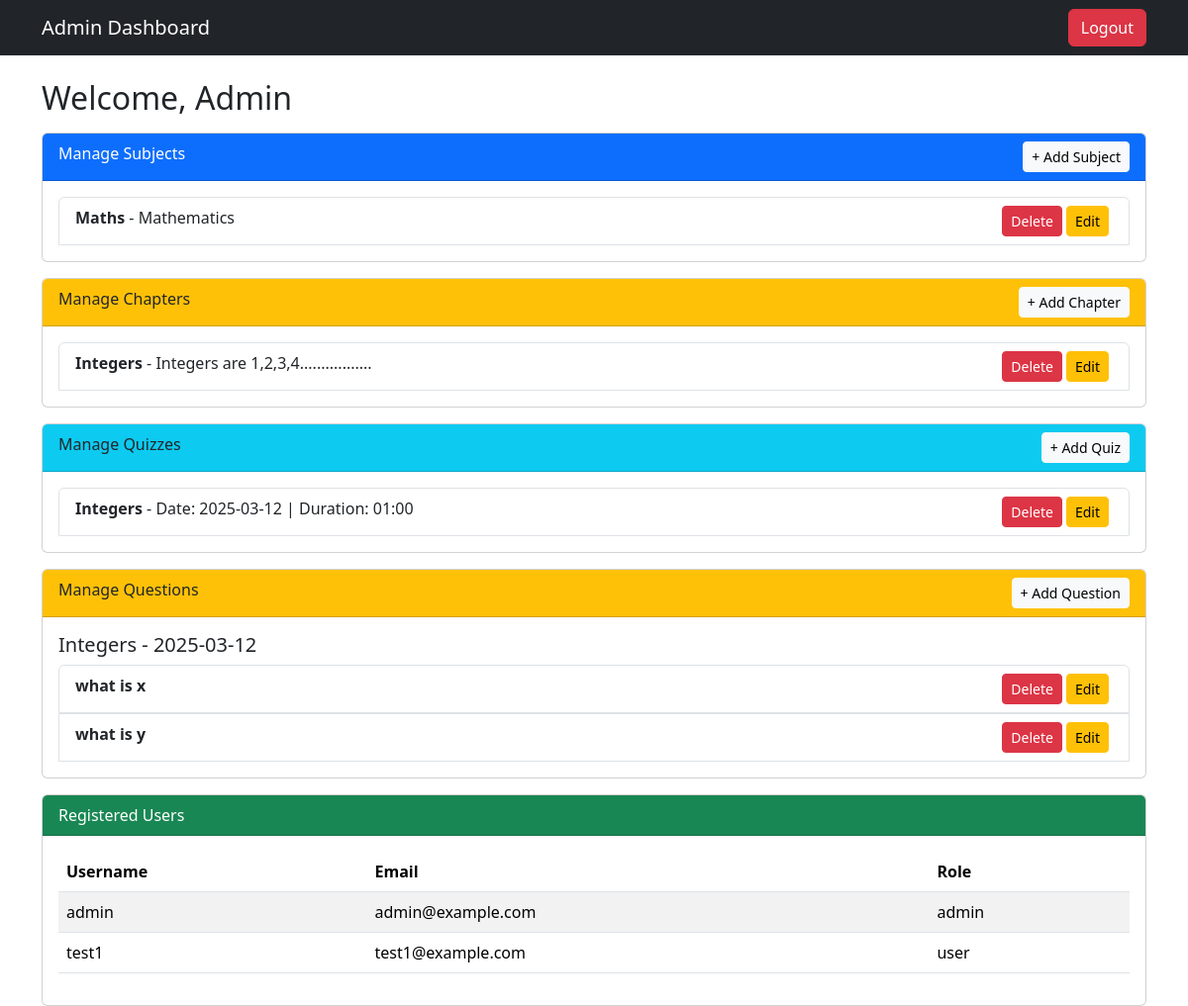
The page /admin_dashboard (signed in) on the database as committed earlier.
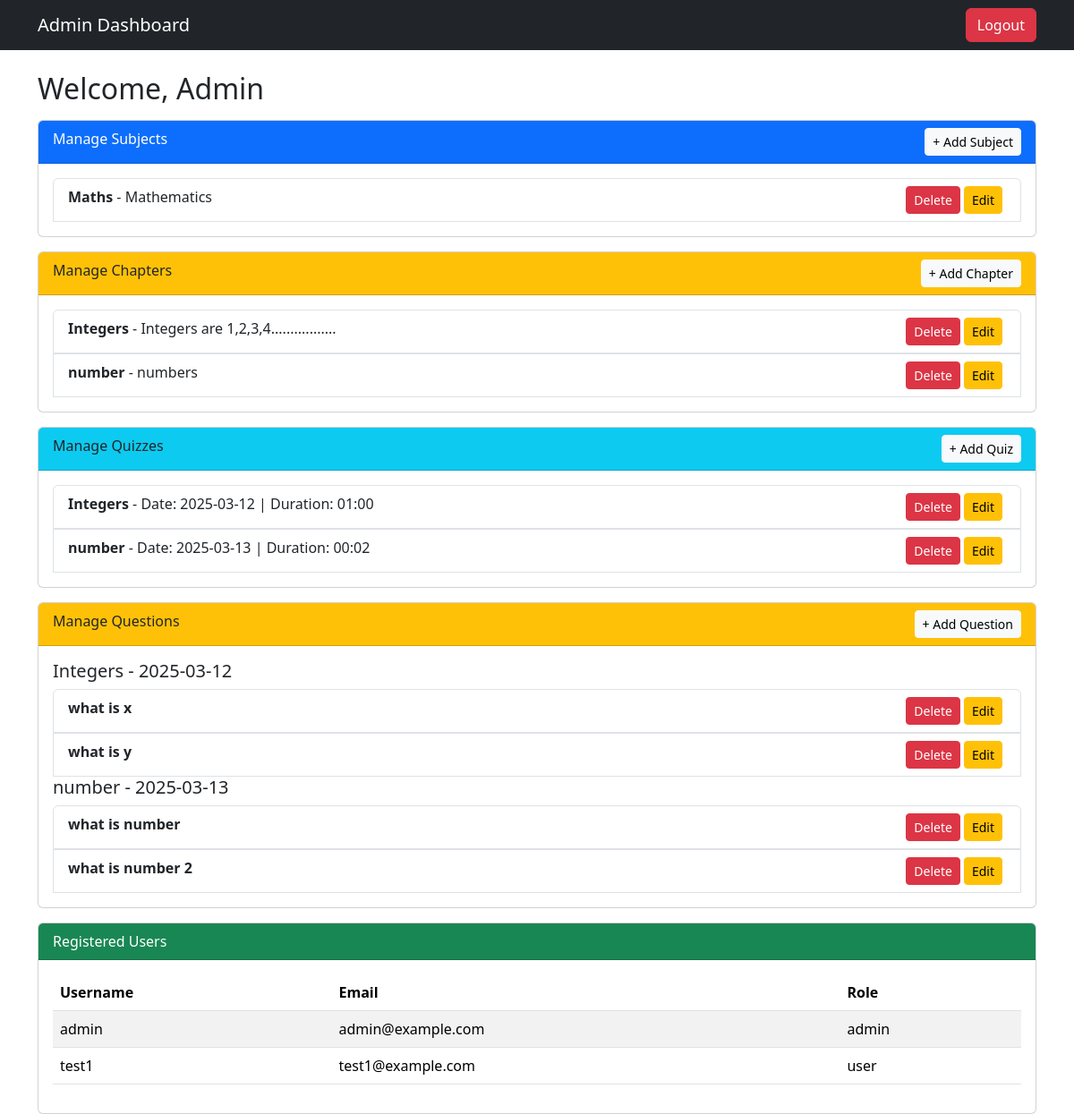
The same page on the database as committed later.
### app.py (models this page shows)
class Subject(db.Model):
    __tablename__ = 'subject'
    SubjectID = db.Column(db.Integer, primary_key=True, autoincrement=True)
    Subjectname = db.Column(db.String(500), nullable=False)
    Description = db.Column(db.String(500), nullable=False)

class Chapter(db.Model):
    __tablename__ = 'chapter'
    ChapterID = db.Column(db.Integer, primary_key=True, autoincrement=True)
    Chaptername = db.Column(db.String(500), nullable=False)
    Description = db.Column(db.String(500), nullable=False)
    QuizR = db.relationship('Quiz', backref='chapter', lazy=True)
    SubjectID = db.Column(db.Integer, db.ForeignKey('subject.SubjectID'), nullable=False)
    subject = db.relationship('Subject', backref='chapters')

class Quiz(db.Model):
    __tablename__ = 'quiz'
    QuizID = db.Column(db.Integer, primary_key=True, autoincrement=True)
    Date_of_quiz = db.Column(db.Date, nullable=False)
    Time_duration = db.Column(db.String(5), nullable=False)  # Stores "HH:MM"
    Remarks = db.Column(db.String(500))
    ChapterID = db.Column(db.Integer, db.ForeignKey('chapter.ChapterID'), nullable=False)
    QuestionsR = db.relationship('Questions', backref='quiz', lazy=True)

class Questions(db.Model):
    __tablename__ = 'questions'
    QuestionID = db.Column(db.Integer, primary_key=True, autoincrement=True)
    Question_statement = db.Column(db.String(500), nullable=False)
    Option1 = db.Column(db.String(500), nullable=False)
    Option2 = db.Column(db.String(500), nullable=False)
    Option3 = db.Column(db.String(500), nullable=False)
    Option4 = db.Column(db.String(500), nullable=False)
    Correct_option = db.Column(db.String(500), nullable=False)
    QuizID = db.Column(db.Integer, db.ForeignKey('quiz.QuizID'), nullable=False)

class User(db.Model):
    __tablename__ = 'user'
    UserID = db.Column(db.Integer, primary_key=True, autoincrement=True)
    Username = db.Column(db.String(500), nullable=False, unique=True)
    Email = db.Column(db.String(500), nullable=False, unique=True)
    Password = db.Column(db.String(500), nullable=False)
    Fullname = db.Column(db.String(500), nullable=False)
    Qualification = db.Column(db.String(500), nullable=False)
    DOB = db.Column(db.Date, nullable=False)
    Role = db.Column(db.String(10), nullable=False, default="user")  # 'admin' or 'user'

### app.py (the view)
@app.route('/admin_dashboard')
def admin_dashboard():
    if 'user_id' not in session or session['role'] != 'admin':
        flash("Unauthorized Access!", "danger")
        return redirect(url_for("home"))
    users = User.query.all()
    subjects = Subject.query.all()
    quizzes = Quiz.query.all()
    chapters = Chapter.query.all()
    return render_template("admin_dashboard.html", users=users, subjects=subjects, quizzes=quizzes, chapters=chapters)

### templates/admin_dashboard.html (shortened to what the changed rows need)
<!DOCTYPE html>
<html lang="en">
<head>
    <link href="https://cdn.jsdelivr.net/npm/bootstrap@5.3.2/dist/css/bootstrap.min.css" rel="stylesheet">
</head>
<body>
    <div class="container mt-4">
        <h2>Welcome, Admin</h2>
<div class="card mt-3">
    <div class="card-body">
        {% if subjects %}
        <ul class="list-group">
            {% for subject in subjects %}
            <li class="list-group-item">
                <strong>{{ subject.Subjectname }}</strong> - {{ subject.Description }}
                <button class="btn btn-warning btn-sm float-end mx-1" data-bs-toggle="modal" data-bs-target="#editSubjectModal{{ subject.SubjectID }}">Edit</button>
                <a href="{{ url_for('delete_subject', subject_id=subject.SubjectID) }}" class="btn btn-danger btn-sm float-end">Delete</a>
            </li>
            {% endfor %}
        </ul>
        {% else %}
        <p>No subjects available.</p>
        {% endif %}
    </div>
</div>
<div class="card mt-3">
    <div class="card-body">
        {% if chapters %}
        <ul class="list-group">
            {% for chapter in chapters %}
            <li class="list-group-item">
                <strong>{{ chapter.Chaptername }}</strong> - {{ chapter.Description }}
                <button class="btn btn-warning btn-sm float-end mx-1" data-bs-toggle="modal" data-bs-target="#editChapterModal{{ chapter.ChapterID }}">Edit</button>
                <a href="{{ url_for('delete_chapter', chapter_id=chapter.ChapterID) }}" class="btn btn-danger btn-sm float-end">Delete</a>
            </li>
            {% endfor %}
        </ul>
        {% else %}
        <p>No chapters available.</p>
        {% endif %}
    </div>
</div>
<div class="card mt-3">
    <div class="card-body">
        {% if quizzes %}
        <ul class="list-group">
            {% for quiz in quizzes %}
            <li class="list-group-item">
                <strong>{{ quiz.chapter.Chaptername }}</strong> - Date: {{ quiz.Date_of_quiz }} | Duration: {{ quiz.Time_duration }}
                <button class="btn btn-warning btn-sm float-end mx-1" data-bs-toggle="modal" data-bs-target="#editQuizModal{{ quiz.QuizID }}">Edit</button>
                <a href="{{ url_for('delete_quiz', quiz_id=quiz.QuizID) }}" class="btn btn-danger btn-sm float-end">Delete</a>
            </li>
            {% endfor %}
        </ul>
        {% else %}
        <p>No quizzes available.</p>
        {% endif %}
    </div>
</div>
<div class="card mt-3">
    <div class="card-body">
        {% if quizzes %}
            {% for quiz in quizzes %}
                <h5>{{ quiz.chapter.Chaptername }} - {{ quiz.Date_of_quiz }}</h5>
                <ul class="list-group">
                    {% for question in quiz.QuestionsR %}
                        <li class="list-group-item">
                            <strong>{{ question.Question_statement }}</strong>
                            <button class="btn btn-warning btn-sm float-end mx-1" data-bs-toggle="modal" data-bs-target="#editQuestionModal{{ question.QuestionID }}">Edit</button>
                            <a href="{{ url_for('delete_question', question_id=question.QuestionID) }}" class="btn btn-danger btn-sm float-end">Delete</a>
                        </li>
                    {% endfor %}
                </ul>
            {% endfor %}
        {% else %}
            <p>No quizzes available.</p>
        {% endif %}
    </div>
</div>
        <div class="card mt-3">
            <div class="card-body">
                {% if users %}
                <table class="table table-striped">
                    <thead>
                        <tr>
                            <th>Username</th>
                            <th>Email</th>
                            <th>Role</th>
                        </tr>
                    </thead>
                    <tbody>
                        {% for user in users %}
                        <tr>
                            <td>{{ user.Username }}</td>
                            <td>{{ user.Email }}</td>
                            <td>{{ user.Role }}</td>
                        </tr>
                        {% endfor %}
                    </tbody>
                </table>
                {% else %}
                <p>No registered users.</p>
                {% endif %}
            </div>
        </div>
</body>
</html>

Rows that differ between the two databases and show on the page:
added Chapter: Chaptername "number", Description "numbers"
added Quiz: chapter.Chaptername "number", Date_of_quiz "2025-03-13", Time_duration "00:02"
added Questions: Question_statement "what is number", shown under "number"
added Questions: Question_statement "what is number 2", shown under "number"
